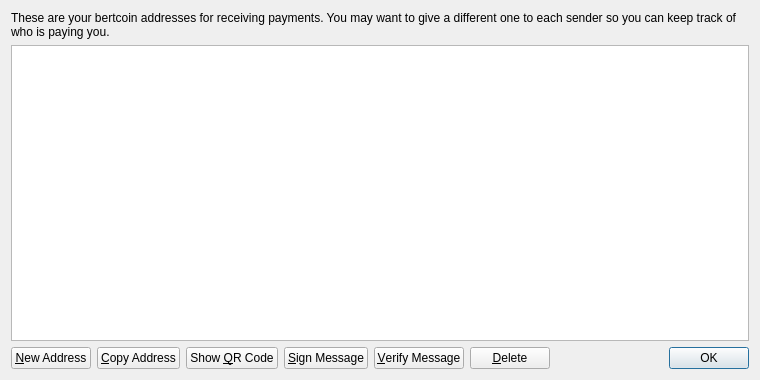
<?xml version="1.0" encoding="UTF-8"?>
<ui version="4.0">
 <class>AddressBookPage</class>
 <widget class="QWidget" name="AddressBookPage">
  <property name="geometry">
   <rect>
    <x>0</x>
    <y>0</y>
    <width>760</width>
    <height>380</height>
   </rect>
  </property>
  <property name="windowTitle">
   <string>Address Book</string>
  </property>
  <layout class="QVBoxLayout" name="verticalLayout">
   <item>
    <widget class="QLabel" name="labelExplanation">
     <property name="text">
      <string>These are your bertcoin addresses for receiving payments. You may want to give a different one to each sender so you can keep track of who is paying you.</string>
     </property>
     <property name="textFormat">
      <enum>Qt::PlainText</enum>
     </property>
     <property name="wordWrap">
      <bool>true</bool>
     </property>
    </widget>
   </item>
   <item>
    <widget class="QTableView" name="tableView">
     <property name="contextMenuPolicy">
      <enum>Qt::CustomContextMenu</enum>
     </property>
     <property name="toolTip">
      <string>Double-click to edit address or label</string>
     </property>
     <property name="tabKeyNavigation">
      <bool>false</bool>
     </property>
     <property name="alternatingRowColors">
      <bool>true</bool>
     </property>
     <property name="selectionMode">
      <enum>QAbstractItemView::SingleSelection</enum>
     </property>
     <property name="selectionBehavior">
      <enum>QAbstractItemView::SelectRows</enum>
     </property>
     <property name="sortingEnabled">
      <bool>true</bool>
     </property>
     <attribute name="verticalHeaderVisible">
      <bool>false</bool>
     </attribute>
    </widget>
   </item>
   <item>
    <layout class="QHBoxLayout" name="horizontalLayout">
     <item>
      <widget class="QPushButton" name="newAddressButton">
       <property name="toolTip">
        <string>Create a new address</string>
       </property>
       <property name="text">
        <string>&amp;New Address</string>
       </property>
       <property name="icon">
        <iconset resource="../bitcoin.qrc">
         <normaloff>:/icons/add</normaloff>:/icons/add</iconset>
       </property>
      </widget>
     </item>
     <item>
      <widget class="QPushButton" name="copyToClipboard">
       <property name="toolTip">
        <string>Copy the currently selected address to the system clipboard</string>
       </property>
       <property name="text">
        <string>&amp;Copy Address</string>
       </property>
       <property name="icon">
        <iconset resource="../bitcoin.qrc">
         <normaloff>:/icons/editcopy</normaloff>:/icons/editcopy</iconset>
       </property>
      </widget>
     </item>
     <item>
      <widget class="QPushButton" name="showQRCode">
       <property name="text">
        <string>Show &amp;QR Code</string>
       </property>
       <property name="icon">
        <iconset resource="../bitcoin.qrc">
         <normaloff>:/icons/qrcode</normaloff>:/icons/qrcode</iconset>
       </property>
      </widget>
     </item>
     <item>
      <widget class="QPushButton" name="signMessage">
       <property name="toolTip">
        <string>Sign a message to prove you own a Bitcoin address</string>
       </property>
       <property name="text">
        <string>&amp;Sign Message</string>
       </property>
       <property name="icon">
        <iconset resource="../bitcoin.qrc">
         <normaloff>:/icons/edit</normaloff>:/icons/edit</iconset>
       </property>
      </widget>
     </item>
     <item>
      <widget class="QPushButton" name="verifyMessage">
       <property name="toolTip">
        <string>Verify a message to ensure it was signed with a specified Bitcoin address</string>
       </property>
       <property name="text">
        <string>&amp;Verify Message</string>
       </property>
       <property name="icon">
        <iconset resource="../bitcoin.qrc">
         <normaloff>:/icons/transaction_0</normaloff>:/icons/transaction_0</iconset>
       </property>
      </widget>
     </item>
     <item>
      <widget class="QPushButton" name="deleteButton">
       <property name="toolTip">
        <string>Delete the currently selected address from the list. Only sending addresses can be deleted.</string>
       </property>
       <property name="text">
        <string>&amp;Delete</string>
       </property>
       <property name="icon">
        <iconset resource="../bitcoin.qrc">
         <normaloff>:/icons/remove</normaloff>:/icons/remove</iconset>
       </property>
      </widget>
     </item>
     <item>
      <spacer name="horizontalSpacer">
       <property name="orientation">
        <enum>Qt::Horizontal</enum>
       </property>
       <property name="sizeHint" stdset="0">
        <size>
         <width>40</width>
         <height>20</height>
        </size>
       </property>
      </spacer>
     </item>
     <item>
      <widget class="QDialogButtonBox" name="buttonBox">
       <property name="sizePolicy">
        <sizepolicy hsizetype="Maximum" vsizetype="Fixed">
         <horstretch>0</horstretch>
         <verstretch>0</verstretch>
        </sizepolicy>
       </property>
       <property name="standardButtons">
        <set>QDialogButtonBox::Ok</set>
       </property>
      </widget>
     </item>
    </layout>
   </item>
  </layout>
 </widget>
 <resources>
  <include location="../bitcoin.qrc"/>
 </resources>
 <connections/>
</ui>
